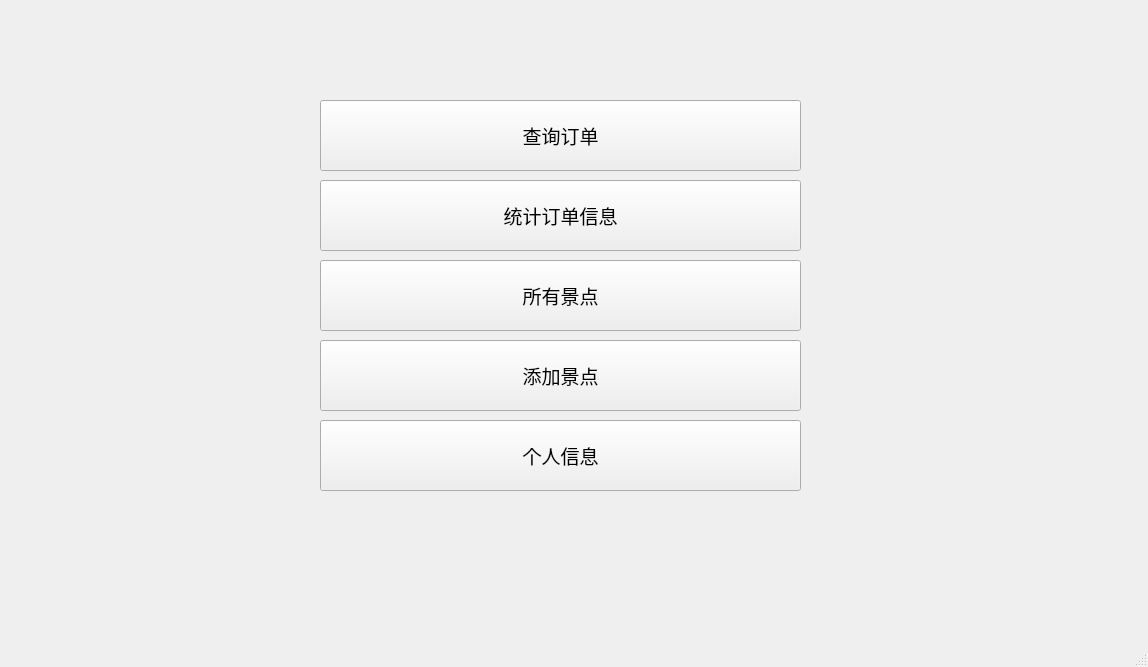
<?xml version="1.0" encoding="UTF-8"?>
<ui version="4.0">
 <class>AdminFuntionList</class>
 <widget class="QMainWindow" name="AdminFuntionList">
  <property name="geometry">
   <rect>
    <x>0</x>
    <y>0</y>
    <width>1148</width>
    <height>667</height>
   </rect>
  </property>
  <property name="windowTitle">
   <string>MainWindow</string>
  </property>
  <widget class="QWidget" name="centralwidget">
   <widget class="QPushButton" name="vieworder">
    <property name="geometry">
     <rect>
      <x>320</x>
      <y>100</y>
      <width>481</width>
      <height>71</height>
     </rect>
    </property>
    <property name="font">
     <font>
      <family>微软雅黑</family>
      <pointsize>14</pointsize>
     </font>
    </property>
    <property name="text">
     <string>查询订单</string>
    </property>
   </widget>
   <widget class="QPushButton" name="allsite">
    <property name="geometry">
     <rect>
      <x>320</x>
      <y>260</y>
      <width>481</width>
      <height>71</height>
     </rect>
    </property>
    <property name="font">
     <font>
      <family>微软雅黑</family>
      <pointsize>14</pointsize>
     </font>
    </property>
    <property name="text">
     <string>所有景点</string>
    </property>
   </widget>
   <widget class="QPushButton" name="orderinfo">
    <property name="geometry">
     <rect>
      <x>320</x>
      <y>180</y>
      <width>481</width>
      <height>71</height>
     </rect>
    </property>
    <property name="font">
     <font>
      <family>微软雅黑</family>
      <pointsize>14</pointsize>
     </font>
    </property>
    <property name="text">
     <string>统计订单信息</string>
    </property>
   </widget>
   <widget class="QPushButton" name="addsite">
    <property name="geometry">
     <rect>
      <x>320</x>
      <y>340</y>
      <width>481</width>
      <height>71</height>
     </rect>
    </property>
    <property name="font">
     <font>
      <family>微软雅黑</family>
      <pointsize>14</pointsize>
     </font>
    </property>
    <property name="text">
     <string>添加景点</string>
    </property>
   </widget>
   <widget class="QPushButton" name="info">
    <property name="geometry">
     <rect>
      <x>320</x>
      <y>420</y>
      <width>481</width>
      <height>71</height>
     </rect>
    </property>
    <property name="font">
     <font>
      <family>微软雅黑</family>
      <pointsize>14</pointsize>
     </font>
    </property>
    <property name="text">
     <string>个人信息</string>
    </property>
   </widget>
  </widget>
  <widget class="QStatusBar" name="statusbar"/>
 </widget>
 <resources/>
 <connections/>
</ui>
